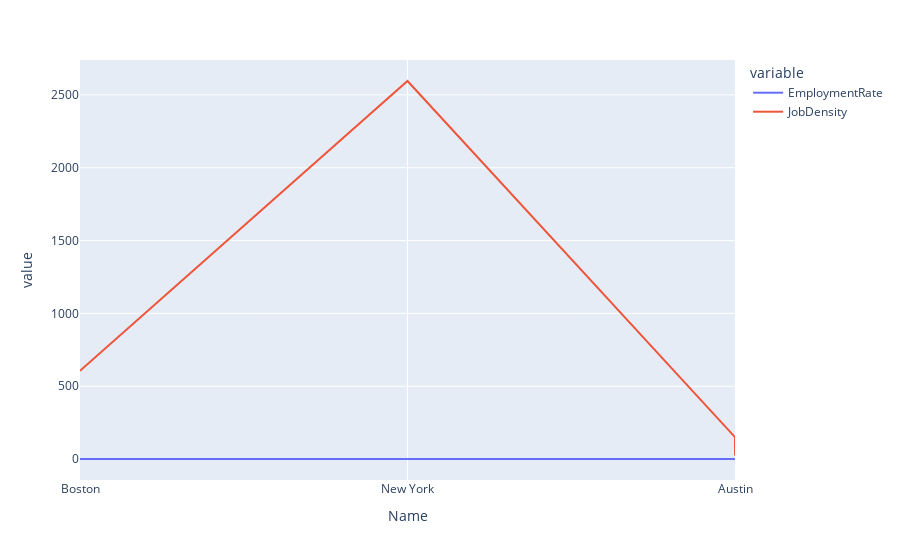

Write notebook code for a chart like this one.
### Code cell
px.line(df_melt,x="Name",y="value",color="variable")

### Figure 1 — Plotly figure (JSON) as saved in the notebook; plotly's stock layout.template omitted (floating-point values rounded to 4 significant figures)
{"data": [{"hoverlabel": {"namelength": 0}, "hovertemplate": "variable=EmploymentRate<br>Name=%{x}<br>value=%{y}", "legendgroup": "EmploymentRate", "line": {"color": "#636efa", "dash": "solid"}, "mode": "lines", "name": "EmploymentRate", "showlegend": true, "type": "scatter", "x": ["Boston", "New York", "Austin", "Austin"], "xaxis": "x", "y": [0.8108, 0.7676, 0.7683, 0.8432], "yaxis": "y"}, {"hoverlabel": {"namelength": 0}, "hovertemplate": "variable=JobDensity<br>Name=%{x}<br>value=%{y}", "legendgroup": "JobDensity", "line": {"color": "#EF553B", "dash": "solid"}, "mode": "lines", "name": "JobDensity", "showlegend": true, "type": "scatter", "x": ["Boston", "New York", "Austin", "Austin"], "xaxis": "x", "y": [605.8, 2595, 150.6, 24.81], "yaxis": "y"}], "layout": {"legend": {"title": {"text": "variable"}, "tracegroupgap": 0}, "margin": {"t": 60}, "xaxis": {"anchor": "y", "domain": [0, 1], "title": {"text": "Name"}}, "yaxis": {"anchor": "x", "domain": [0, 1], "title": {"text": "value"}}}}
